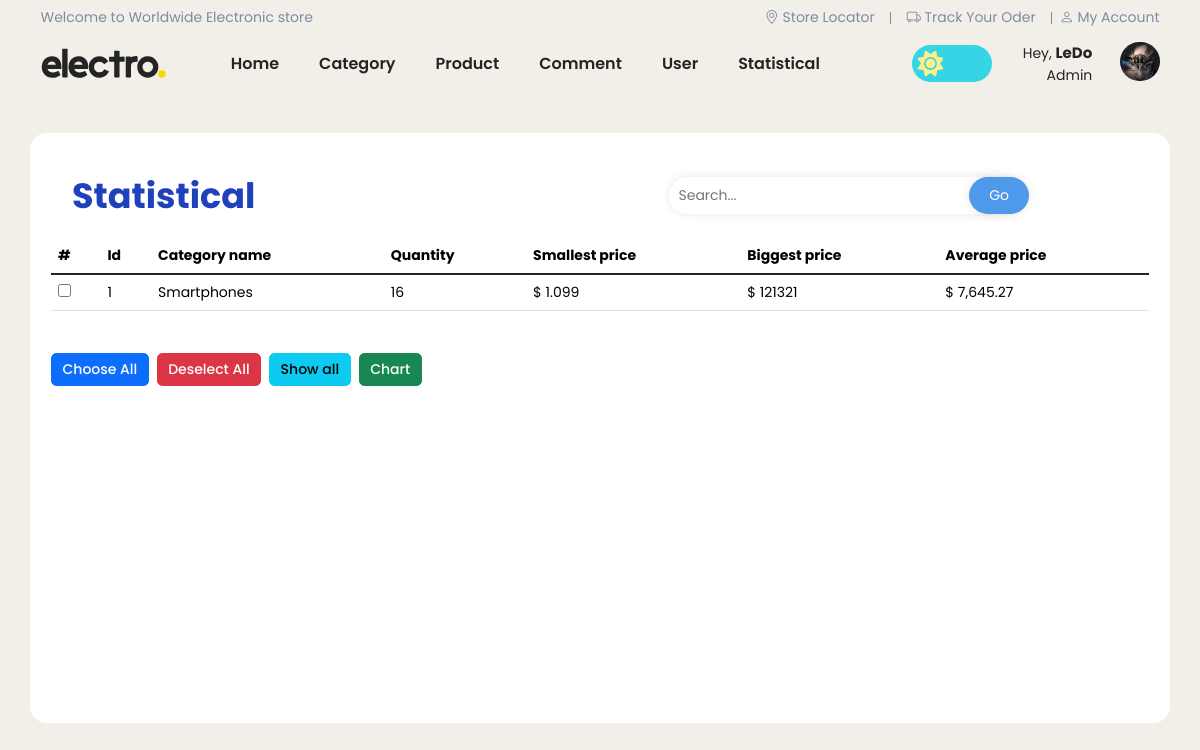
Page /admin/index.php?act=statistical-list (signed in) on the committed database.
### tables this page shows
CREATE TABLE `client` (
  `client_id` int(11) NOT NULL,
  `user_name` varchar(20) NOT NULL,
  `password` varchar(50) NOT NULL,
  `client_status` int(11) DEFAULT 0,
  `client_img` varchar(50) DEFAULT NULL,
  `client_email` varchar(50) NOT NULL,
  `client_role` int(11) NOT NULL DEFAULT 0
);

CREATE TABLE `category` (
  `category_id` int(11) NOT NULL,
  `category_name` varchar(50) NOT NULL,
  `category_img` varchar(25) NOT NULL
);

### model/pdo.php (called while the page is built, shortened)
<?php
function pdo_get_connection(){
    $servername = "localhost";
    $username = "root";
    $password = "";
    try {
        $conn = new PDO("mysql:host=$servername;dbname=electro_shop", $username, $password);
        $conn->setAttribute(PDO::ATTR_ERRMODE, PDO::ERRMODE_EXCEPTION);
        return $conn;
    } catch(PDOException $e) {
        echo "Connection failed: " . $e->getMessage();
    }
}
function pdo_query($sql){
    $sql_args=array_slice(func_get_args(),1);
    try{
        $conn=pdo_get_connection();
        $stmt=$conn->prepare($sql);
        $stmt->execute($sql_args);
        $rows=$stmt->fetchAll();
        return $rows;
    }
    catch(PDOException $e){
        throw $e;
    }
    finally{
        unset($conn);
    }
}
?>

### model/client.php (called while the page is built, shortened)
<?php
function loadall_client($user_name = '',$client_email='' , $client_role = false)
{
    $sql = "select * from client where 1";
    if ($client_email != '') {
        $sql .= " and client_email = '" . $client_email . "'";
    }
    $sql .= " order by client_id asc";
    $listClients = pdo_query($sql);
    return $listClients;
}
?>

### global.php (called while the page is built, shortened)
<?php
$img_path_admin = '../view/asset/image/';
?>

### model/statistical.php (called while the page is built, shortened)
<?php
function load_statistical_category_product($category_name = '') {
    $sql = "SELECT category.category_id , category_name , count(*) as 'quantity', min(product_price) as 'smallest_price',
            max(product_price) as 'biggest_price' , avg(product_price) as 'average_price'
            FROM category INNER JOIN product ON category.category_id = product.category_id WHERE 1";
    $sql .= " GROUP BY category.category_id , category_name ORDER BY quantity DESC";
    $result = pdo_query($sql);
    return $result;
}
?>

### admin/statistical/statistical-list.php (the view, shortened to what this page needs)
<div class="container categories-list-table p-4">
    <div class="row align-items-center">
        <div class="col-6 h1 m-4 title">Statistical</div>
        <div class="col-auto search">
            <form action="index.php?act=statistical-list" method="post">
                <input placeholder="Search..." type="text" name="search" />
                <input type="submit" name="submit" value="Go">
            </form>
        </div>
    </div>
    <table class="table table-hover mb-5">
        <thead>
            <tr>
                <th scope="col">#</th>
                <th scope="col">Id</th>
                <th scope="col">Category name</th>
                <th scope="col">Quantity</th>
                <th scope="col">Smallest price</th>
                <th scope="col">Biggest price</th>
                <th scope="col">Average price</th>
            </tr>
        </thead>
        <tbody class="table-group-divider">
            <?php
            if ($listStatistical) {
                foreach ($listStatistical as $statictical) {
                    extract($statictical);
                    echo '
                    <tr>
                        <td><input type="checkbox" class="ui-checkbox" name="product_checkbox"></td>
                        <td>' . $category_id . '</td>
                        <td>' . $category_name . '</td>
                        <td>' . $quantity . '</td>
                        <td>$ ' . $smallest_price . '</td>
                        <td>$ ' . $biggest_price . '</td>
                        <td>$ ' . number_format($average_price , 2) . '</td>
                    ';
                }
            } else {
                echo "<tr>
                            <td colspan='5' class='text-message text-danger'>Category not found is '$category_name' !</td>
                        </tr>
                    ";
            }
            ?>
        </tbody>
    </table>
    <div class="d-flex">
        <button class="btn btn-primary choose-all">Choose All</button>
        <button class="btn btn-danger deselect-all">Deselect All</button>
        <form action="index.php?act=categories-list" method="post">
            <input class="btn btn-info" type="submit" name="show-all" value="Show all">
        </form>
        <a href="index.php?act=chart" class="btn btn-success add-new">Chart</a>
    </div>
</div>

### admin/header.php (shortened to what this page needs)
<!DOCTYPE html>
<html lang="en">
  <head>
    <link rel="stylesheet" href="../view/asset/css/style.css" />
    <link
      href="https://cdn.jsdelivr.net/npm/bootstrap@5.3.2/dist/css/bootstrap.min.css"
      rel="stylesheet"
    />
    <link
      rel="stylesheet"
      href="https://cdn.jsdelivr.net/npm/bootstrap-icons@1.11.0/font/bootstrap-icons.css"
    />
  </head>
  <body>
    <div id="wapper">
      <header>
        <div class="container">
          <div class="header-top d-flex justify-content-between">
            <ul class="nav pt-2 pb-2 menu-top-bar-left">
              <li><a href="#">Welcome to Worldwide Electronic store</a></li>
            </ul>
            <ul class="nav pt-2 pb-2 menu-top-bar-right">
              <li>
                <a href="#"><i class="bi bi-geo-alt"></i> Store Locator</a>
              </li>
              <li>
                <a href="#"><i class="bi bi-truck"></i> Track Your Oder</a>
              </li>
              <li>
                <a href="#"><i class="bi bi-person"></i> My Account</a>
              </li>
            </ul>
          </div>
          <div class="header-bottom pt-2 pb-2">
            <div class="row align-items-center">
              <div class="col-auto logo">
              </div>
              <ul
                class="col nav justify-content-center align-items-center menu-main"
              >
                <li><a href="index.php">Home</a></li>
                <li><a href="index.php?act=categories-list">Category</a></li>
                <li><a href="index.php?act=products-list">Product</a></li>
                <li><a href="index.php?act=comments-list">Comment</a></li>
                <li><a href="index.php?act=clients-list">User</a></li>
                <li><a href="index.php?act=statistical-list">Statistical</a></li>
              </ul>
              <div class="col-1 btn-toggle-dark-mode">
                <label class="switch-name">
                  <div class="back"></div>
                </label>
              </div>
              <?php
                if (isset($client) && ($client)) {
                  $profile_photo = $client[0]['client_img'] ? '<img src="' . $img_path_admin . $client[0]['client_img'] . '">' :
                    '<ion-icon name="person-circle-outline"></ion-icon>';
                  echo '
                        <div class="overlay"></div>
                        <div class="col-auto profile">
                          <div class="info">
                            <p class="m-0">Hey, <b>' . $client[0]['user_name'] . '</b></p>
                            <div class="text-role">Admin</div>
                          </div>
                          <div class="profile-photo">
                            ' . $profile_photo . '
                          </div>
                          <ul class="profile-navbar toTop">
                            <li><a href="#">Your profile</a></li>
                            <li><a href="index.php?act=logout"><ion-icon name="log-out-outline"></ion-icon> Logout</a></li>
                          </ul>
                        </div>
                      ';
                }
              ?>
            </div>
          </div>
        </div>
      </header>

### view/asset/css/style.css (style rules this page uses)
:root { --color-primary: #6c9bcf; --color-danger: #ff0060; --color-success: #33ddb3; --color-warning: #f7d060; --color-white: #ffffff; --color-info-dark: #7d8da1; --color-dark: #242424; --color-light: #eaeaea; --color-light-2: #eaeaea; --color-dark-variant: #677483; --color-background: #f2efe9; --color-title: #fed700; --color-title-2: #1f41bb; --color-linear: #fa709a, #fee140; --card-border-radius: 2rem; --border-radius-1: 0.4rem; --border-radius-2: 1.2rem; --card-padding: 1.8rem; --padding-1: 1.2rem; --box-shadow: 0 2rem 3rem var(--color-light-2); }
* { padding: 0; margin: 0; box-sizing: border-box; font-family: "Poppins", sans-serif; }
a { text-decoration: none !important; }
html { font-size: 14px; }
body { width: 100%; height: 100vh; background-color: var(--color-background) !important; transition: 0.5s linear; }
header .menu-top-bar-right li:not(li:last-child) { position: relative; padding: 0 16px; }
header .menu-top-bar-right li:last-child { padding-left: 8px; }
header .menu-top-bar-right li:not(li:last-child)::before { position: absolute; right: 0; top: 25%; content: ""; width: 1px; height: 12px; background-color: var(--color-info-dark); }
header .header-top a { text-decoration: none; color: var(--color-info-dark); }
header .header-bottom svg { max-width: 125px; cursor: pointer; }
header .menu-main a { margin: 0 20px; text-decoration: none; color: var(--color-dark); font-size: 16px; font-weight: 600; transition: 0.2s linear; }
header .switch-name { --dark-sky: #5050e5; --moon: #ffd365; --light-sky: #35d5e5; --sun: #ffed89; display: inline-block; position: relative; border-radius: 5em; cursor: pointer; width: 80px; height: 37px; overflow: hidden; transition: all 0.5s; align-items: center; }
header .switch-name .back { background-color: var(--light-sky); position: absolute; width: 100%; height: 100%; left: 0; top: 0; transition: 0.5s ease-in-out; }
header .switch-name .sun { position: absolute; left: 0; top: 0; height: 100%; padding: 0.4em; fill: var(--sun); transition: 0.5s; }
header .btn-toggle-dark-mode { height: 37px; margin: 0 16px; }
button { color: var(--color-dark); text-decoration: none; cursor: pointer; outline: none; border: none; background: transparent; }
header .header-bottom .profile { position: relative; display: flex; gap: 2rem; text-align: right; }
header .header-bottom .profile .info { font-size: 14px; color: var(--color-dark); }
header .header-bottom .profile .info b { font-size: 15px; }
header .header-bottom .profile-photo { width: 2.8rem; height: 2.8rem; border-radius: 50%; overflow: hidden; cursor: pointer; }
header .header-bottom .profile-photo img { width: 100%; object-fit: cover; object-position: center; }
.title { width: 100%; margin: 0; font-size: 1.25rem; font-weight: 700; color: #212121; }
.categories-list-table { margin: 40px 0; background-color: var(--color-white); border-radius: var(--border-radius-2); min-height: 590px; }
.categories-list-table .title { font-weight: bold; color: var(--color-title-2); }
.categories-list-table input[name="show-all"], .categories-list-table .btn.add-new, .categories-list-table button.btn { font-size: 14px; font-weight: 500; margin-right: 8px; }
.categories-list-table .search { display: inline-block; position: relative; margin: 0 16px; }
.categories-list-table .search input[type="text"] { min-width: 350px; padding: 8px 10px; outline: none; border: none; border-radius: 20px; box-shadow: 0 0 10px rgba(0, 0, 0, 0.1); }
.categories-list-table .search input[type="submit"] { background-color: #4e99e9; border: none; color: var(--color-white); cursor: pointer; padding: 8px 20px; border-radius: 20px; box-shadow: 0 0 10px rgba(0, 0, 0, 0.1); position: absolute; top: 0; right: 0; transition: 0.9s ease; }

### rows in the picture
client: user_name "LeDo", client_img (picture)
category: category_id "1", category_name "Smartphones", quantity "16", smallest_price "1.099", biggest_price "121321", average_price "7,645.27"
